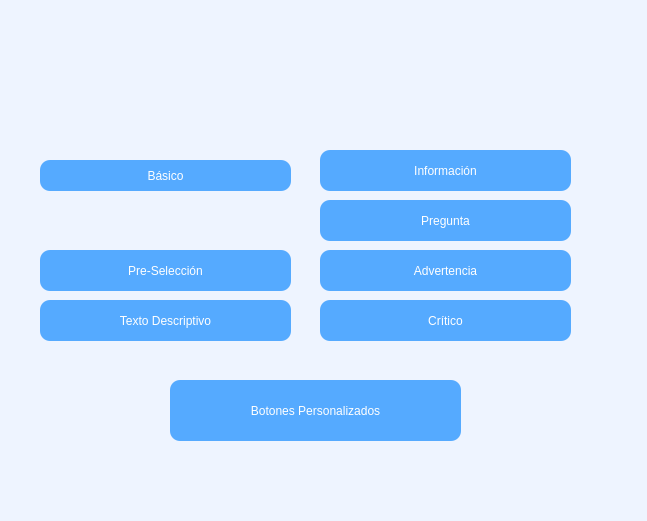
<?xml version="1.0" encoding="UTF-8"?>
<ui version="4.0">
 <class>MainWindow</class>
 <widget class="QMainWindow" name="MainWindow">
  <property name="geometry">
   <rect>
    <x>0</x>
    <y>0</y>
    <width>647</width>
    <height>521</height>
   </rect>
  </property>
  <property name="windowTitle">
   <string>MainWindow</string>
  </property>
  <property name="styleSheet">
   <string notr="true">background-color: rgb(238, 244, 255);</string>
  </property>
  <widget class="QWidget" name="centralwidget">
   <widget class="QPushButton" name="btn_basico">
    <property name="geometry">
     <rect>
      <x>40</x>
      <y>160</y>
      <width>251</width>
      <height>31</height>
     </rect>
    </property>
    <property name="styleSheet">
     <string notr="true">font: 16pt 16pt &quot;MS Shell Dlg 2&quot;;
background-color: rgb(85, 170, 255);
color: rgb(255, 255, 255);
border-radius: 10px;</string>
    </property>
    <property name="text">
     <string>Básico</string>
    </property>
   </widget>
   <widget class="QPushButton" name="btn_op_defecto">
    <property name="geometry">
     <rect>
      <x>40</x>
      <y>250</y>
      <width>251</width>
      <height>41</height>
     </rect>
    </property>
    <property name="styleSheet">
     <string notr="true">font: 16pt 16pt &quot;MS Shell Dlg 2&quot;;
background-color: rgb(85, 170, 255);
color: rgb(255, 255, 255);
border-radius: 10px;</string>
    </property>
    <property name="text">
     <string>Pre-Selección</string>
    </property>
   </widget>
   <widget class="QPushButton" name="btn_texto_detallado">
    <property name="geometry">
     <rect>
      <x>40</x>
      <y>300</y>
      <width>251</width>
      <height>41</height>
     </rect>
    </property>
    <property name="styleSheet">
     <string notr="true">font: 16pt 16pt &quot;MS Shell Dlg 2&quot;;
background-color: rgb(85, 170, 255);
color: rgb(255, 255, 255);
border-radius: 10px;</string>
    </property>
    <property name="text">
     <string>Texto Descriptivo</string>
    </property>
   </widget>
   <widget class="QPushButton" name="btn_informacion">
    <property name="geometry">
     <rect>
      <x>320</x>
      <y>150</y>
      <width>251</width>
      <height>41</height>
     </rect>
    </property>
    <property name="styleSheet">
     <string notr="true">font: 16pt 16pt &quot;MS Shell Dlg 2&quot;;
background-color: rgb(85, 170, 255);
color: rgb(255, 255, 255);
border-radius: 10px;</string>
    </property>
    <property name="text">
     <string>Información</string>
    </property>
   </widget>
   <widget class="QPushButton" name="btn_pregunta">
    <property name="geometry">
     <rect>
      <x>320</x>
      <y>200</y>
      <width>251</width>
      <height>41</height>
     </rect>
    </property>
    <property name="styleSheet">
     <string notr="true">font: 16pt 16pt &quot;MS Shell Dlg 2&quot;;
background-color: rgb(85, 170, 255);
color: rgb(255, 255, 255);
border-radius: 10px;</string>
    </property>
    <property name="text">
     <string>Pregunta</string>
    </property>
   </widget>
   <widget class="QPushButton" name="btn_advertencia">
    <property name="geometry">
     <rect>
      <x>320</x>
      <y>250</y>
      <width>251</width>
      <height>41</height>
     </rect>
    </property>
    <property name="styleSheet">
     <string notr="true">font: 16pt 16pt &quot;MS Shell Dlg 2&quot;;
background-color: rgb(85, 170, 255);
color: rgb(255, 255, 255);
border-radius: 10px;</string>
    </property>
    <property name="text">
     <string>Advertencia</string>
    </property>
   </widget>
   <widget class="QPushButton" name="btn_critico">
    <property name="geometry">
     <rect>
      <x>320</x>
      <y>300</y>
      <width>251</width>
      <height>41</height>
     </rect>
    </property>
    <property name="styleSheet">
     <string notr="true">font: 16pt 16pt &quot;MS Shell Dlg 2&quot;;
background-color: rgb(85, 170, 255);
color: rgb(255, 255, 255);
border-radius: 10px;</string>
    </property>
    <property name="text">
     <string>Crítico</string>
    </property>
   </widget>
   <widget class="QPushButton" name="btn_botones_personalizados">
    <property name="geometry">
     <rect>
      <x>170</x>
      <y>380</y>
      <width>291</width>
      <height>61</height>
     </rect>
    </property>
    <property name="styleSheet">
     <string notr="true">font: 16pt 16pt &quot;MS Shell Dlg 2&quot;;
background-color: rgb(85, 170, 255);
color: rgb(255, 255, 255);
border-radius: 10px;</string>
    </property>
    <property name="text">
     <string>Botones Personalizados</string>
    </property>
   </widget>
   <widget class="QLabel" name="label_5">
    <property name="geometry">
     <rect>
      <x>510</x>
      <y>370</y>
      <width>131</width>
      <height>111</height>
     </rect>
    </property>
    <property name="text">
     <string/>
    </property>
    <property name="pixmap">
     <pixmap resource="../recursos.qrc">:/Variadas/Imagenes/LogoEquipo.jpeg</pixmap>
    </property>
    <property name="scaledContents">
     <bool>true</bool>
    </property>
   </widget>
   <widget class="QLabel" name="label_2">
    <property name="geometry">
     <rect>
      <x>30</x>
      <y>10</y>
      <width>161</width>
      <height>121</height>
     </rect>
    </property>
    <property name="text">
     <string/>
    </property>
    <property name="pixmap">
     <pixmap resource="../recursos.qrc">:/Logos/Imagenes/fians.png</pixmap>
    </property>
    <property name="scaledContents">
     <bool>true</bool>
    </property>
   </widget>
   <widget class="QLabel" name="label_4">
    <property name="geometry">
     <rect>
      <x>470</x>
      <y>20</y>
      <width>141</width>
      <height>101</height>
     </rect>
    </property>
    <property name="text">
     <string/>
    </property>
    <property name="pixmap">
     <pixmap resource="../recursos.qrc">:/Logos/Imagenes/uat-solo-chico.png</pixmap>
    </property>
    <property name="scaledContents">
     <bool>true</bool>
    </property>
   </widget>
  </widget>
  <widget class="QStatusBar" name="statusbar"/>
 </widget>
 <resources>
  <include location="../recursos.qrc"/>
 </resources>
 <connections/>
</ui>
